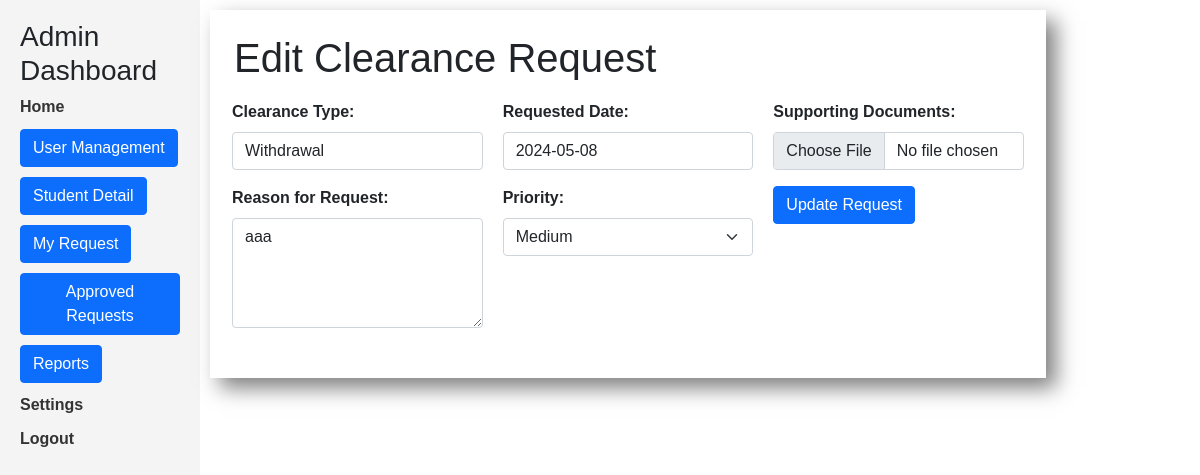
Page /pages/student_dashboard/edit_request.php?id=5 (signed in) on the committed database.
### tables this page shows
CREATE TABLE `clearances_tbl` (
  `ClearanceID` int(11) NOT NULL,
  `UserID` int(11) NOT NULL,
  `StudentID` int(11) DEFAULT NULL,
  `DepartmentID` int(11) DEFAULT NULL,
  `YearLevel` varchar(20) NOT NULL,
  `ClearanceType` varchar(50) DEFAULT NULL,
  `ClearanceReason` text NOT NULL,
  `Status` varchar(20) DEFAULT NULL,
  `RequestedDate` date DEFAULT NULL,
  `ApprovedDate` date DEFAULT NULL,
  `DeniedDate` date DEFAULT NULL,
  `ReasonForDenial` text DEFAULT NULL,
  `Comments` text DEFAULT NULL,
  `Deadline` date DEFAULT NULL,
  `Priority` varchar(20) DEFAULT NULL,
  `SupportingDocuments` text DEFAULT NULL
);

### pages/student_dashboard/edit_request.php (the view, shortened to what this page needs)
<?php
require 'index.php';
$clearance_id = $_GET['id'];
include '../../includes/db_connection.php';
$sql = "SELECT * FROM clearances_tbl WHERE ClearanceID = '$clearance_id'";
$result = $conn->query($sql);
if ($result->num_rows == 1) {
    $row = $result->fetch_assoc();
    ?>
    <div class="jumbotron">
        <div class="content">
            <div class="container p-4" style="box-shadow: 10px 10px 20px 0px rgba(0, 0, 0, 0.5);">
                <h1>Edit Clearance Request</h1>
                <form action="update_request.php" method="post">
				<div class="addNewUserForm row">
                        <div class="items">
                    <div class="mb-3">
                        <label for="clearanceType" class="form-label">Clearance Type:</label>
                        <input type="text" class="form-control" name="clearanceType" value="<?php echo $row['ClearanceType']; ?>">
                    </div>
                    <div class="mb-3">
                        <label for="reason" class="form-label">Reason for Request:</label>
                        <textarea class="form-control" id="reason" rows="4" name="clearanceReason"><?php echo $row['ClearanceReason']; ?></textarea>
                    </div>
					</div>
					<div class="items">
                    <div class="mb-3">
                        <label for="requestedDate" class="form-label">Requested Date:</label>
                        <input type="text" class="form-control" name="requestedDate" value="<?php echo $row['RequestedDate']; ?>">
                    </div>
                    <div class="mb-3">
                        <label for="priority" class="form-label">Priority:</label>
                        <select class="form-select" name="priority">
                            <option value="Medium" <?php if ($row['Priority'] == 'Medium') {
                                echo 'selected';
                            } ?>>Medium</option>
                        </select>
                    </div>
					</div>
					<div class="items">
                    <div class="mb-3">
                        <label for="supportingDocuments" class="form-label">Supporting Documents:</label>
                        <input type="file" class="form-control" name="supportingDocuments" value="<?php echo $row['SupportingDocuments']; ?>">
                    </div>
                    <button type="submit" name = "updated" class="btn btn-primary">Update Request</button>
					</div>
					</div>
				</form>
            </div>
        </div>
    </div>
    <?php
} else {
    header("Location: dashboard.php");
    exit;
}
?>

### pages/css/style.css (style rules this page uses)
* { padding: 0; margin: 0; box-sizing: border-box; }
body { min-height: 10vh; background-size: cover; background-repeat: no-repeat; background-position: center; font-family: 'Gill Sans', 'Gill Sans MT', Calibri, 'Trebuchet MS', sans-serif; font-weight: bold; }
.content { display: block; height: 100vh; padding: 10px; }
.addNewUserForm { display: flex; justify-content: space-between; }
.items { flex: 1; padding: 10px; }

### rows in the picture
clearances_tbl: clearanceType "Withdrawal", clearanceReason "aaa", requestedDate "2024-05-08", priority "Medium"
